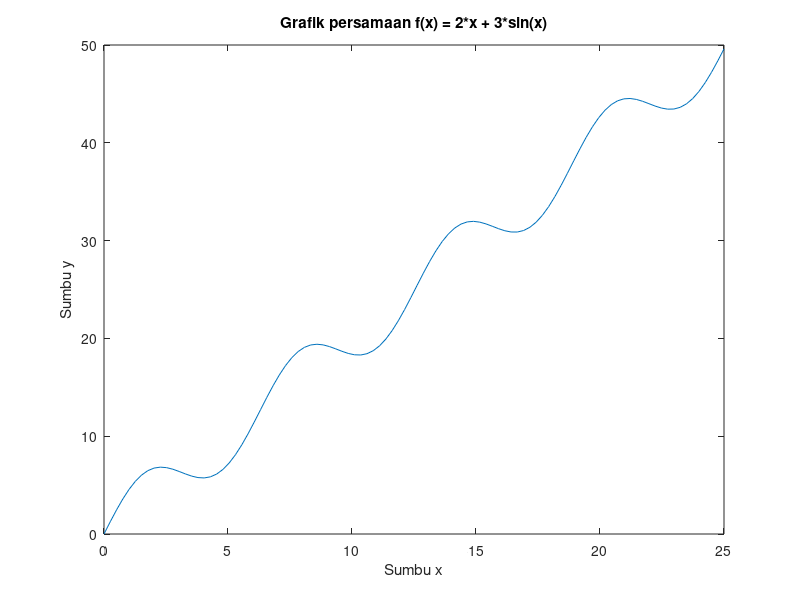

Write the MATLAB code that produced this figure.
x = linspace(0,25);
y = 2*x + 3*sin(x);
plot(x,y);
xlabel('Sumbu x');
ylabel('Sumbu y');
title('Grafik persamaan f(x) = 2*x + 3*sin(x)');
